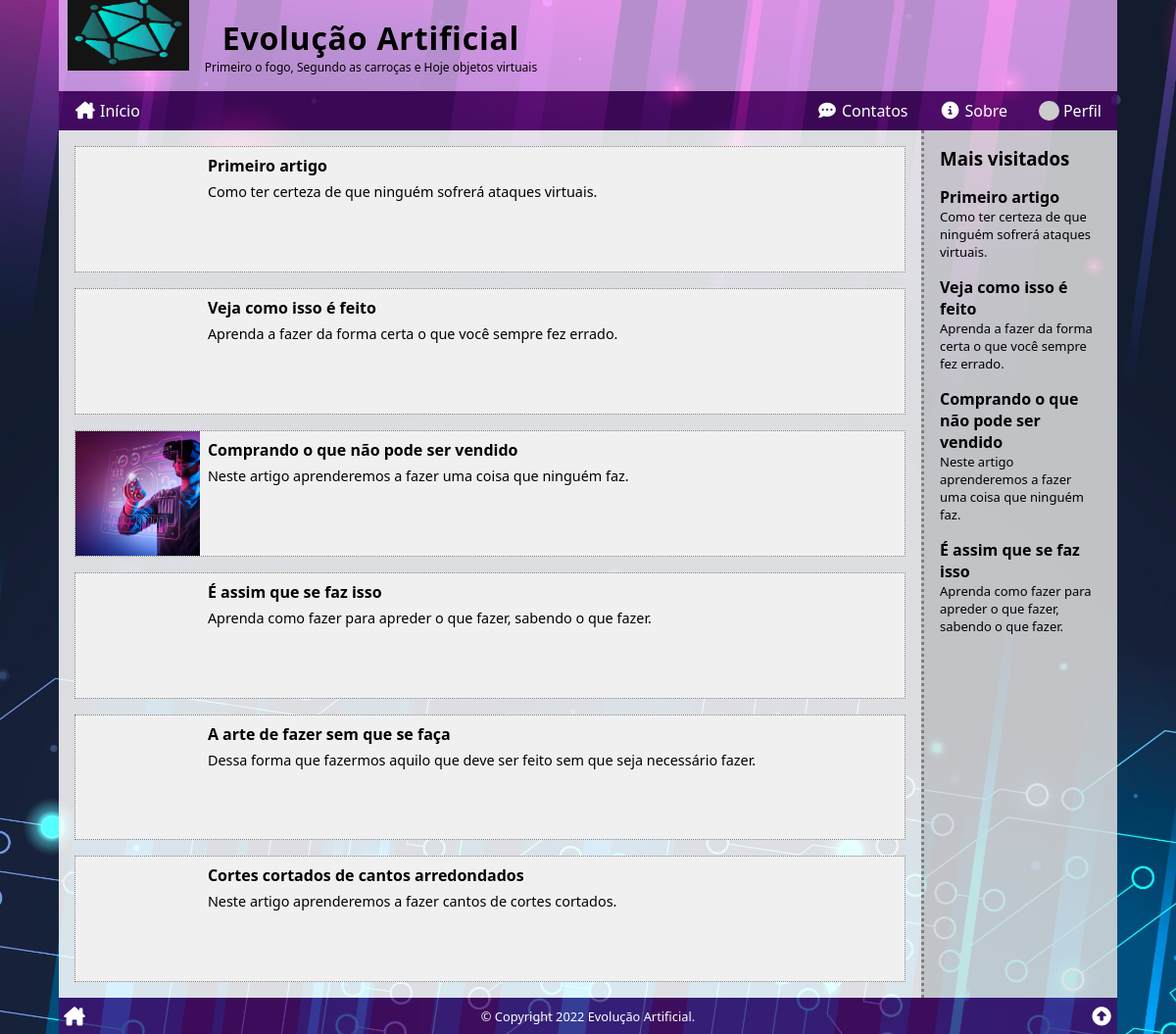
Screenshot of / (signed in) with the database file from the repository.
### tables this page shows
CREATE TABLE articles (
    art_id INT PRIMARY KEY AUTO_INCREMENT,
    art_title VARCHAR(127),
    art_intro VARCHAR(255),
    art_thumb VARCHAR(255),
    art_content TEXT,
    art_author INT,
    art_date TIMESTAMP DEFAULT CURRENT_TIMESTAMP,
    art_views INT DEFAULT '0',
    art_status ENUM('on', 'off', 'deleted') DEFAULT 'on',
    FOREIGN KEY (art_author) REFERENCES users (user_id)
);

### index.php (the view, shortened to what this page needs)
<?php
require($_SERVER['DOCUMENT_ROOT'] . '/_config.php');
$sql = <<<SQL
SELECT art_id, art_title, art_intro, art_thumb
    FROM articles
WHERE art_status = 'on'
    AND art_date <= NOW()
ORDER BY art_date DESC;
SQL;
$res = $conn->query($sql);
$artigos = '<div class="items">' . "\n";
while ($artigo = $res->fetch_assoc()) :
    $artigos .= <<<HTML
        <div class="item" onclick="location.href='/ler/?id={$artigo['art_id']}'">
            <div class="thumb" style="background-image: url('{$artigo['art_thumb']}')" title="Imagem de {$artigo['art_title']}"></div>
            <div class="body">
                <h4>{$artigo['art_title']}</h4>
                <span>{$artigo['art_intro']}</span>
            </div>
        </div>
HTML;
endwhile;
$artigos .= '</div>';
require($_SERVER['DOCUMENT_ROOT'] . '/_header.php');
?>
<section>
    <?php
    echo $artigos;
    ?>
</section>
<aside>
    <?php
    $mv = mostViewed();
    if ($mv) echo "<h3>Mais visitados</h3>{$mv}";
    ?>
</aside>
<?php
require($_SERVER['DOCUMENT_ROOT'] . '/_footer.php');

### _config.php (shortened to what this page needs)
<?php
$ini = parse_ini_file($_SERVER['DOCUMENT_ROOT'] . '/_config.ini', true);
foreach ($ini as $key => $val) :
    if ($_SERVER['SERVER_NAME'] === $key) :
        $conn = new mysqli($val['hostname'], $val['username'], $val['password'], $val['database']);
    endif;
endforeach;
$conn->query("SET NAMES 'utf8'");
$conn->query('SET character_set_connection=utf8');
$conn->query('SET character_set_client=utf8');
$conn->query('SET character_set_results=utf8');
$conn->query('SET GLOBAL lc_time_names = pt_BR');
$conn->query('SET lc_time_names = pt_BR');
function mostViewed($num = 4)
{
    global $conn;
    $sql = <<<SQL
SELECT art_id, art_title, art_intro
FROM articles
WHERE art_status = 'on'
	AND art_date <= NOW()
ORDER BY art_views DESC
LIMIT {$num};
SQL;
    $res = $conn->query($sql);
    $out = '';
    if ($res->num_rows > 0) :
        while ($art = $res->fetch_assoc()) :
            $out .= <<<HTML
<div class="side-art-box" onclick="location.href='/ler/?id={$art['art_id']}'">
    <div class="side-art-title">{$art['art_title']}</div>
    <div class="side-art-intro">{$art['art_intro']}</div>
</div>
HTML;
        endwhile;
    else :
        $out = false;
    endif;
    return $out;
}

### style.css (style rules this page uses)
* { box-sizing: border-box; outline: none; transition: .2s; }
html, body { position: relative; width: 100%; height: 100%; padding: 0; margin: 0; font-family: 'Segoe UI', Tahoma, Geneva, Verdana, sans-serif; font-size: 16px; }
header, nav, section, article, main, aside, footer { display: block; }
body { background-color: rgb(170, 170, 170); background-attachment: fixed; background-image: url('/img/6081475.jpg'); background-position: center; background-repeat: no-repeat; background-size: cover; }
.wrap>main>section, .wrap>main>aside { padding: 1rem; }
.wrap>main>section { flex-grow: 1; background-color: rgba(255, 255, 255, .85); }
.wrap>main>aside { border-top: 3px dotted grey; background: rgba(224, 224, 224, .85); }
.wrap>main>section>h2:first-child, .wrap>main>aside>h3:first-child { margin: 0; }
.item { background-color: rgb(240, 240, 240); margin-bottom: 1rem; border: 1px dotted grey; cursor: pointer; }
.items .item:last-child { margin-bottom: 0; }
.item .thumb { width: 100%; aspect-ratio: 1 / 1; background-attachment: local; background-position: center; background-repeat: no-repeat; background-size: cover; }
.item .body { padding: .5rem; }
.item .body span { font-size: .9rem; }
.item h4 { margin: 0 0 .25rem 0; }
@media (min-width: 426px) { .items { display: grid; grid-template-columns: 50% 50%; grid-column-gap: 1rem; margin-right: 1rem; } }
@media (min-width: 576px) { .items { display: block; margin: 0; } }
@media (min-width: 576px) { .item { display: flex; } }
@media (min-width: 576px) { .item .thumb { width: 15%; } }
@media (min-width: 768px) { .wrap>main>aside { border-top: none; border-left: 3px dotted grey; flex: 0 0 200px; } }
.side-art-box { margin: 1rem 0; cursor: pointer; }
.side-art-title { font-weight: bold; }
.side-art-intro { font-size: small; }

### rows the page displays
articles: art_title "Primeiro artigo", art_intro "Como ter certeza de que ninguém sofrerá ataques virtuais."
articles: art_title "Veja como isso é feito", art_intro "Aprenda a fazer da forma certa o que você sempre fez errado."
articles: art_thumb (picture), art_title "Comprando o que não pode ser vendido", art_intro "Neste artigo aprenderemos a fazer uma coisa que ninguém faz."
articles: art_title "É assim que se faz isso", art_intro "Aprenda como fazer para apreder o que fazer, sabendo o que fazer."
articles: art_title "A arte de fazer sem que se faça", art_intro "Dessa forma que fazermos aquilo que deve ser feito sem que seja necessário fazer."
articles: art_title "Cortes cortados de cantos arredondados", art_intro "Neste artigo aprenderemos a fazer cantos de cortes cortados."
